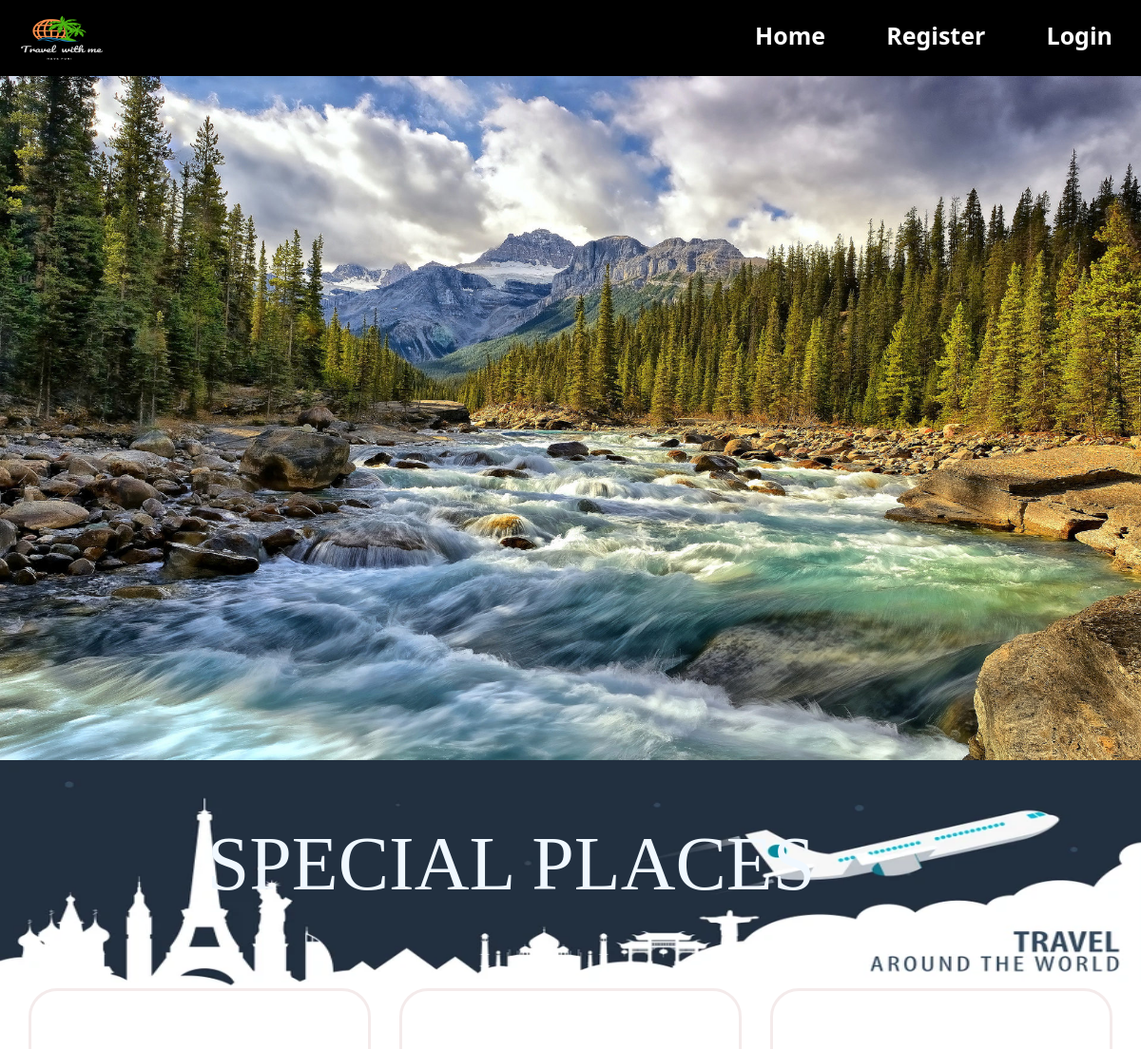
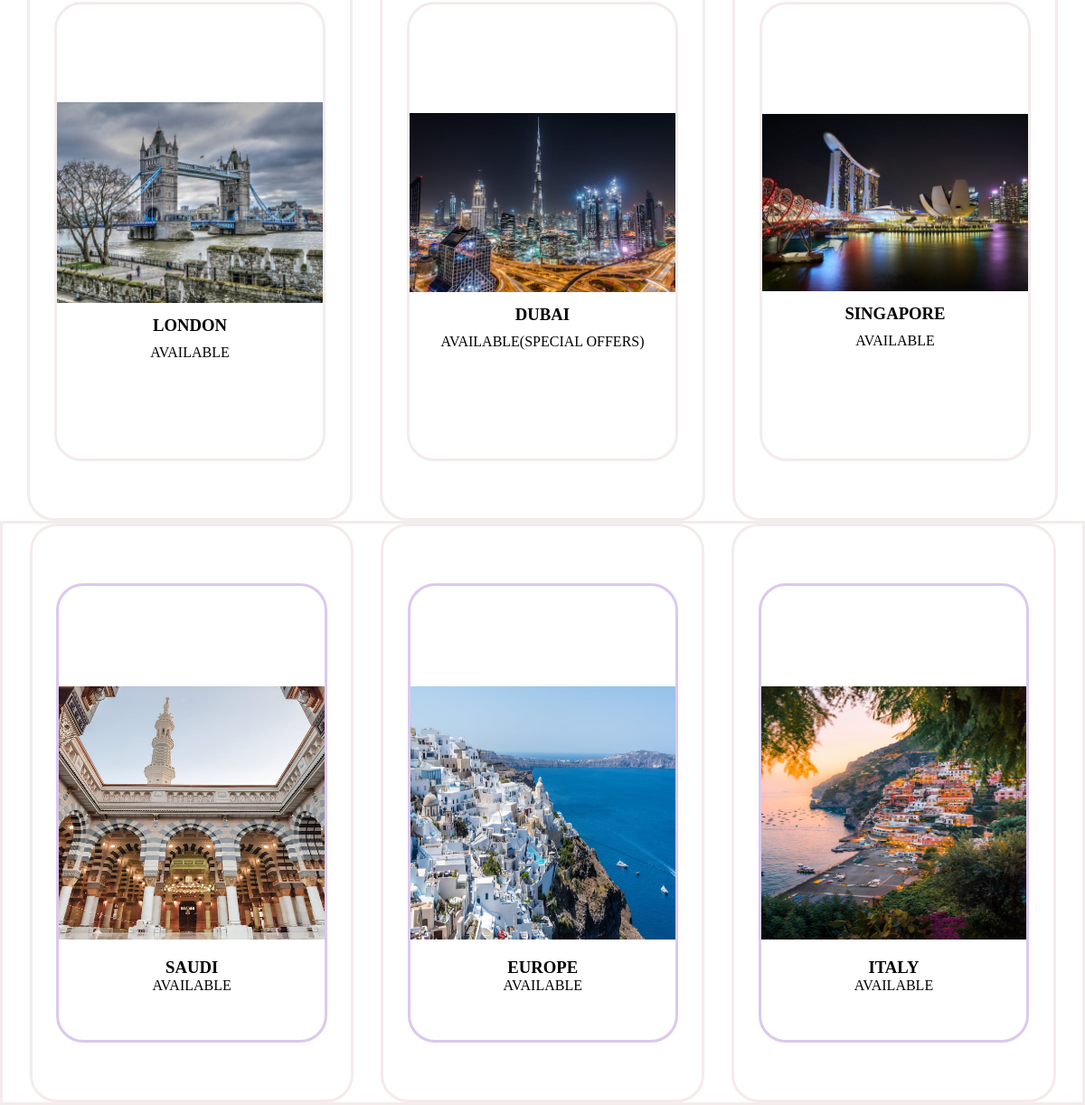
/dashboard, run on the app's committed database (2 pictures, top to bottom).
### tour/models.py (models this page shows, shortened)
class Popularplace(models.Model):
    img = models.ImageField(upload_to = 'img')
    title = models.CharField(max_length=50)
    desc = models.TextField()
    visible = models.BooleanField(default = False)
    class Meta:
        verbose_name = "Popularplace"
        verbose_name_plural = "Popularplace"

class Popularplace1(models.Model):
    img = models.ImageField(upload_to = 'img')
    title = models.CharField(max_length=50)
    desc = models.TextField()
    visible = models.BooleanField(default = False)
    class Meta:
        verbose_name = "Popularplace1"
        verbose_name_plural = "Popularplace1"

### tour/views.py (the view)
# urls.py: path('dashboard',views.dashboard,name='dashboard'),
def dashboard(request):
    data = Popularplace.objects.all()
    data1 = Popularplace1.objects.all()
    return render(request,'dashboard.html',{'d': data,'e':data1})

### templates/dashboard.html (shortened to what this page needs)
{% extends 'base.html' %}
{% load static %}
{% block content %}
    <div class="specialplaces">
        <img src="{% static 'images/specialplaces.png' %}" alt="">
        <div class="text4">
        </div>
    </div>
        <div class="cont">
            {% for i in d %}
            {% if i.visible %}
            <div class="row">
                <div class="card">
                    <a href="{% url 'booktour' i.id %}">
                    <img src="{{i.img.url}}" alt="#"></a>
                    <div class="card-content">
                        <h3 class="card-header">{{i.title}}</h3>
                        <p class="card-text">{{i.desc}}</p>
                    </div>
                </div>
            </div>
            {% endif %}
            {% endfor %}
        </div>
        <div class="cont1">
            {% for i in e %}
            {% if i.visible %}
            <div class="row1">
                <div class="card1">
                    <a href="{% url 'booktourone' i.id %}">
                    <img src="{{i.img.url}}" alt="#"></a>
                    <div class="card-content1">
                        <h3 class="card-header1">{{i.title}}</h3>
                        <p class="card-text1">{{i.desc}}</p>
                    </div>
                </div>
            </div>
            {% endif %}
            {% endfor %}
        </div>
{% endblock content %}

### templates/base.html (shortened to what this page needs)
{% load static %}
<!DOCTYPE html>
<html lang="en">
<head>
    <link rel="stylesheet" href="{% static 'css/style.css' %}">
</head>
<body>
    <nav>
        <diV class="logo">
            <img src="{% static 'images/logo.png' %}" alt="#">
        </diV>
        <div class="navitems">
        <ul>
            <li>
                <a href="{% url 'home' %}">Home</a>
            </li>
            {% if user.is_authenticated %}
                <li>
                    <a href="{% url 'addreview' %}">Add Review</a>
                </li>
                <li>
                    <a href="{% url 'logout' %}">Logout</a>
                </li>
            {% else %}
            <li>
                <a href="{% url 'register' %}">Register</a>
            </li>
            <li>
                <a href="{% url 'login' %}">Login</a>
            </li>
            {% endif %}
        </ul>
    </div>
    </nav>
    <div class="container">
        <img src="{% static 'images/mountain2.jpg' %}" alt="">
    </div>
    {% block content %}
    {% endblock content %}
</body>
</html>

### static/css/style.css (style rules this page uses)
* { padding: 0; margin: 0; box-sizing: border-box; }
body { width: 100%; justify-content: center; align-items: center; flex-direction: column; }
.logo { height: 10vh; width: 125px; display: flex; }
.logo img { height: 10vh; width: 125px; }
nav { height: 10vh; width: 100%; display: flex; }
nav .navitems { width: 100%; height: 10vh; justify-content: center; font-family: 'Segoe UI', Tahoma, Geneva, Verdana, sans-serif; background: black; text-align: right; }
nav ul li { padding: 20px 30px; display: inline-block; }
nav ul li a { text-decoration: none; font-size: 25px; color: white; font-weight: 800; }
.container { width: 100%; height: 90vh; display: flex; }
.container img { width: 100%; height: 90vh; display: flex; flex-direction: column; }
.specialplaces { width: 100%; height: 15rem; }
.specialplaces img { width: 100%; height: 15rem; }
.specialplaces .text4 { display: flex; flex-direction: column; justify-content: center; align-items: center; margin-top: -180px; font-size: 80px; color: aliceblue; margin-right: 125px; }
.cont { width: 100%; display: flex; align-items: center; }
.row { width: 30%; height: 80vh; display: flex; flex-direction: column; justify-content: center; align-items: center; border-radius: 30px; border: 3px solid rgba(244, 234, 234, 0.952); margin-left: 30px; }
.card { width: 85%; height: 80%; display: flex; flex-direction: column; justify-content: center; align-items: center; border-radius: 30px; border: 3px solid rgba(244, 234, 234, 0.952); box-shadow: 20px 30px rgba(255,255,255,0.1); }
.card img { width: 100%; }
.card-header { justify-content: center; align-items: center; display: flex; flex-direction: column; padding: 10px 20px; }
.card-text { justify-content: center; align-items: center; display: flex; flex-direction: column; }
.cont1 { width: 100%; display: flex; align-items: center; border: 3px solid rgba(244, 234, 234, 0.952); }
.row1 { width: 30%; height: 80vh; display: flex; flex-direction: column; justify-content: center; align-items: center; border: 3px solid rgba(244, 234, 234, 0.952); border-radius: 30px; margin-left: 30px; }
.card1 { width: 85%; height: 80%; display: flex; flex-direction: column; justify-content: center; align-items: center; border-radius: 30px; border-radius: 30px; border: 3px solid rgb(220, 200, 237); }
.card1 a { width: 100%; height: 400px; justify-content: center; align-items: center; display: flex; flex-direction: column; }
.card1 img { width: 100%; height: 70%; }
.card-header1 { justify-content: center; align-items: center; display: flex; flex-direction: column; margin-top: -40px; }

### data on the page
Popularplace: img (picture), title "LONDON", desc "AVAILABLE"
Popularplace: img (picture), title "DUBAI", desc "AVAILABLE(SPECIAL OFFERS)"
Popularplace: img (picture), title "SINGAPORE", desc "AVAILABLE"
Popularplace1: img (picture), title "SAUDI", desc "AVAILABLE"
Popularplace1: img (picture), title "EUROPE", desc "AVAILABLE"
Popularplace1: img (picture), title "ITALY", desc "AVAILABLE"
